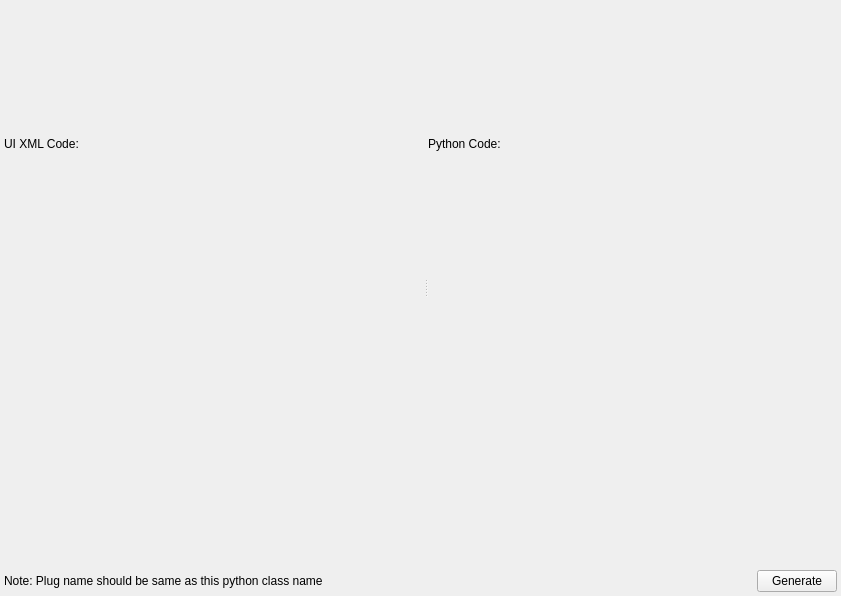
<?xml version="1.0" encoding="UTF-8"?>
<ui version="4.0">
 <class>Form</class>
 <widget class="QWidget" name="Form">
  <property name="geometry">
   <rect>
    <x>0</x>
    <y>0</y>
    <width>841</width>
    <height>596</height>
   </rect>
  </property>
  <property name="windowTitle">
   <string>Form</string>
  </property>
  <layout class="QGridLayout" name="gridLayout">
   <property name="leftMargin">
    <number>4</number>
   </property>
   <property name="topMargin">
    <number>4</number>
   </property>
   <property name="rightMargin">
    <number>4</number>
   </property>
   <property name="bottomMargin">
    <number>4</number>
   </property>
   <property name="spacing">
    <number>4</number>
   </property>
   <item row="4" column="0">
    <widget class="QWidget" name="widget_2" native="true">
     <layout class="QGridLayout" name="gridLayout_3">
      <property name="leftMargin">
       <number>0</number>
      </property>
      <property name="topMargin">
       <number>0</number>
      </property>
      <property name="rightMargin">
       <number>0</number>
      </property>
      <property name="bottomMargin">
       <number>0</number>
      </property>
      <property name="spacing">
       <number>0</number>
      </property>
      <item row="1" column="1">
       <spacer name="horizontalSpacer_2">
        <property name="orientation">
         <enum>Qt::Horizontal</enum>
        </property>
        <property name="sizeHint" stdset="0">
         <size>
          <width>40</width>
          <height>20</height>
         </size>
        </property>
       </spacer>
      </item>
      <item row="1" column="2">
       <widget class="QPushButton" name="pushButton">
        <property name="text">
         <string>Generate</string>
        </property>
       </widget>
      </item>
      <item row="0" column="0" colspan="3">
       <widget class="QSplitter" name="splitter">
        <property name="orientation">
         <enum>Qt::Horizontal</enum>
        </property>
        <widget class="QWidget" name="widget_3" native="true">
         <layout class="QGridLayout" name="gridLayout_4">
          <item row="0" column="0">
           <widget class="QLabel" name="label_2">
            <property name="text">
             <string>UI XML Code:</string>
            </property>
           </widget>
          </item>
          <item row="1" column="0">
           <widget class="QsciScintilla" name="textEdit">
            <property name="toolTip">
             <string/>
            </property>
            <property name="whatsThis">
             <string/>
            </property>
           </widget>
          </item>
         </layout>
        </widget>
        <widget class="QWidget" name="widget_4" native="true">
         <layout class="QGridLayout" name="gridLayout_5">
          <item row="0" column="0">
           <widget class="QLabel" name="label_3">
            <property name="text">
             <string>Python Code:</string>
            </property>
           </widget>
          </item>
          <item row="1" column="0">
           <widget class="QsciScintilla" name="textEdit_2">
            <property name="toolTip">
             <string/>
            </property>
            <property name="whatsThis">
             <string/>
            </property>
           </widget>
          </item>
         </layout>
        </widget>
       </widget>
      </item>
      <item row="1" column="0">
       <widget class="QLabel" name="label_4">
        <property name="text">
         <string>Note: Plug name should be same as this python class name</string>
        </property>
       </widget>
      </item>
     </layout>
    </widget>
   </item>
  </layout>
 </widget>
 <customwidgets>
  <customwidget>
   <class>QsciScintilla</class>
   <extends>QFrame</extends>
   <header>Qsci/qsciscintilla.h</header>
  </customwidget>
 </customwidgets>
 <resources/>
 <connections/>
 <slots>
  <slot>myFunc()</slot>
 </slots>
</ui>
